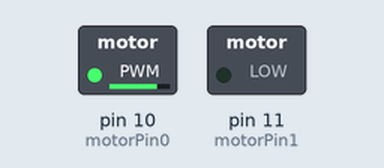
This sketch was run on a simulated Arduino Uno, built with avr-gcc and run on an emulated ATmega328P. Parts: switched loads named in the sketch (green lamp = pin HIGH).

Above: at 0.05 s.
At 4.0 s:
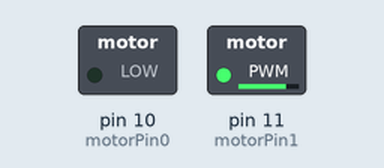
Timing chart, 0 to 5.2 s (numbered marks = the images above):
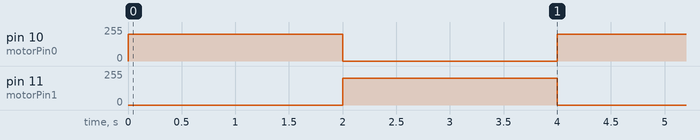

Measured:
- by itself, pin 10 (motorPin0), pin 11 (motorPin1): alternates 200/255 for 2.0 s and 0/255 for 2.0 s

The sketch:

lesson7_motor.ino
```cpp
const int motorPin0 = 10;
const int motorPin1 = 11;
const int motorSpeed = 200;
const int delayTime = 2000;

void setup() {
  pinMode(motorPin0, OUTPUT);
  pinMode(motorPin1, OUTPUT);
}

void loop() {
  spinClockwise();
  delay(delayTime);
  spinCounterclockwise();
  delay(delayTime);
}

void spinClockwise() {
  analogWrite(motorPin0, motorSpeed);
  analogWrite(motorPin1, 0);
}

void spinCounterclockwise() {
  analogWrite(motorPin0, 0);
  analogWrite(motorPin1, motorSpeed);
}
```
